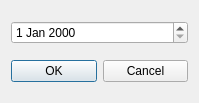
<?xml version="1.0" encoding="UTF-8"?>
<ui version="4.0">
 <class>DischargeDialog</class>
 <widget class="QDialog" name="DischargeDialog">
  <property name="geometry">
   <rect>
    <x>0</x>
    <y>0</y>
    <width>199</width>
    <height>103</height>
   </rect>
  </property>
  <property name="windowTitle">
   <string>DischargeDialog</string>
  </property>
  <layout class="QVBoxLayout" name="verticalLayout">
   <item>
    <widget class="QDateEdit" name="dateEdit"/>
   </item>
   <item>
    <layout class="QHBoxLayout" name="horizontalLayout">
     <item>
      <widget class="QPushButton" name="pushButton_2">
       <property name="text">
        <string>OK</string>
       </property>
      </widget>
     </item>
     <item>
      <widget class="QPushButton" name="pushButton">
       <property name="text">
        <string>Cancel</string>
       </property>
      </widget>
     </item>
    </layout>
   </item>
  </layout>
 </widget>
 <layoutdefault spacing="6" margin="11"/>
 <resources/>
 <connections>
  <connection>
   <sender>pushButton_2</sender>
   <signal>clicked()</signal>
   <receiver>DischargeDialog</receiver>
   <slot>accept()</slot>
   <hints>
    <hint type="sourcelabel">
     <x>53</x>
     <y>64</y>
    </hint>
    <hint type="destinationlabel">
     <x>99</x>
     <y>51</y>
    </hint>
   </hints>
  </connection>
  <connection>
   <sender>pushButton</sender>
   <signal>clicked()</signal>
   <receiver>DischargeDialog</receiver>
   <slot>reject()</slot>
   <hints>
    <hint type="sourcelabel">
     <x>145</x>
     <y>64</y>
    </hint>
    <hint type="destinationlabel">
     <x>99</x>
     <y>51</y>
    </hint>
   </hints>
  </connection>
 </connections>
</ui>
